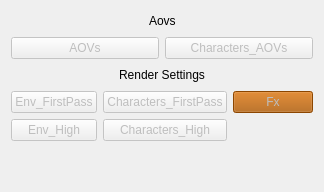
     <widget class="QWidget" name="tab_RenderSettings">
      <attribute name="title">
       <string>RrSettings</string>
      </attribute>
      <layout class="QVBoxLayout" name="verticalLayout_8">
       <item>
        <layout class="QHBoxLayout" name="horizontalLayout_38">
         <property name="topMargin">
          <number>0</number>
         </property>
         <item>
          <spacer name="horizontalSpacer_67">
           <property name="orientation">
            <enum>Qt::Horizontal</enum>
           </property>
           <property name="sizeHint" stdset="0">
            <size>
             <width>40</width>
             <height>20</height>
            </size>
           </property>
          </spacer>
         </item>
         <item>
          <widget class="QLabel" name="label_30">
           <property name="text">
            <string>Aovs</string>
           </property>
          </widget>
         </item>
         <item>
          <spacer name="horizontalSpacer_68">
           <property name="orientation">
            <enum>Qt::Horizontal</enum>
           </property>
           <property name="sizeHint" stdset="0">
            <size>
             <width>40</width>
             <height>20</height>
            </size>
           </property>
          </spacer>
         </item>
        </layout>
       </item>
       <item>
        <layout class="QGridLayout" name="gridLayout_16">
         <property name="topMargin">
          <number>0</number>
         </property>
         <item row="0" column="1">
          <widget class="QPushButton" name="pushButton_ChAovs">
           <property name="enabled">
            <bool>false</bool>
           </property>
           <property name="text">
            <string>Characters_AOVs</string>
           </property>
          </widget>
         </item>
         <item row="0" column="0">
          <widget class="QPushButton" name="pushButton_PipeAovs">
           <property name="enabled">
            <bool>false</bool>
           </property>
           <property name="text">
            <string>AOVs</string>
           </property>
          </widget>
         </item>
        </layout>
       </item>
       <item>
        <layout class="QHBoxLayout" name="horizontalLayout_39">
         <property name="topMargin">
          <number>0</number>
         </property>
         <item>
          <spacer name="horizontalSpacer_69">
           <property name="orientation">
            <enum>Qt::Horizontal</enum>
           </property>
           <property name="sizeHint" stdset="0">
            <size>
             <width>40</width>
             <height>20</height>
            </size>
           </property>
          </spacer>
         </item>
         <item>
          <widget class="QLabel" name="label_31">
           <property name="text">
            <string>Render Settings</string>
           </property>
          </widget>
         </item>
         <item>
          <spacer name="horizontalSpacer_70">
           <property name="orientation">
            <enum>Qt::Horizontal</enum>
           </property>
           <property name="sizeHint" stdset="0">
            <size>
             <width>40</width>
             <height>20</height>
            </size>
           </property>
          </spacer>
         </item>
        </layout>
       </item>
       <item>
        <layout class="QGridLayout" name="gridLayout_6">
         <property name="topMargin">
          <number>0</number>
         </property>
         <item row="1" column="0">
          <widget class="QPushButton" name="pushButton_EnvSettings">
           <property name="enabled">
            <bool>false</bool>
           </property>
           <property name="text">
            <string>Env_High</string>
           </property>
          </widget>
         </item>
         <item row="1" column="1">
          <widget class="QPushButton" name="pushButton_ChSettings">
           <property name="enabled">
            <bool>false</bool>
           </property>
           <property name="text">
            <string>Characters_High</string>
           </property>
          </widget>
         </item>
         <item row="0" column="0">
          <widget class="QPushButton" name="pushButton_FistPassEnvironment">
           <property name="enabled">
            <bool>false</bool>
           </property>
           <property name="text">
            <string>Env_FirstPass</string>
           </property>
          </widget>
         </item>
         <item row="0" column="1">
          <widget class="QPushButton" name="pushButton_FistPassCharacters">
           <property name="enabled">
            <bool>false</bool>
           </property>
           <property name="text">
            <string>Characters_FirstPass</string>
           </property>
          </widget>
         </item>
         <item row="0" column="2">
          <widget class="QPushButton" name="pushButton_FxSettings">
           <property name="enabled">
            <bool>false</bool>
           </property>
           <property name="styleSheet">
            <string notr="true">background-color: rgb(170, 85, 0);</string>
           </property>
           <property name="text">
            <string>Fx</string>
           </property>
          </widget>
         </item>
        </layout>
       </item>
       <item>
        <spacer name="verticalSpacer_10">
         <property name="orientation">
          <enum>Qt::Vertical</enum>
         </property>
         <property name="sizeHint" stdset="0">
          <size>
           <width>20</width>
           <height>40</height>
          </size>
         </property>
        </spacer>
       </item>
      </layout>
     </widget>
